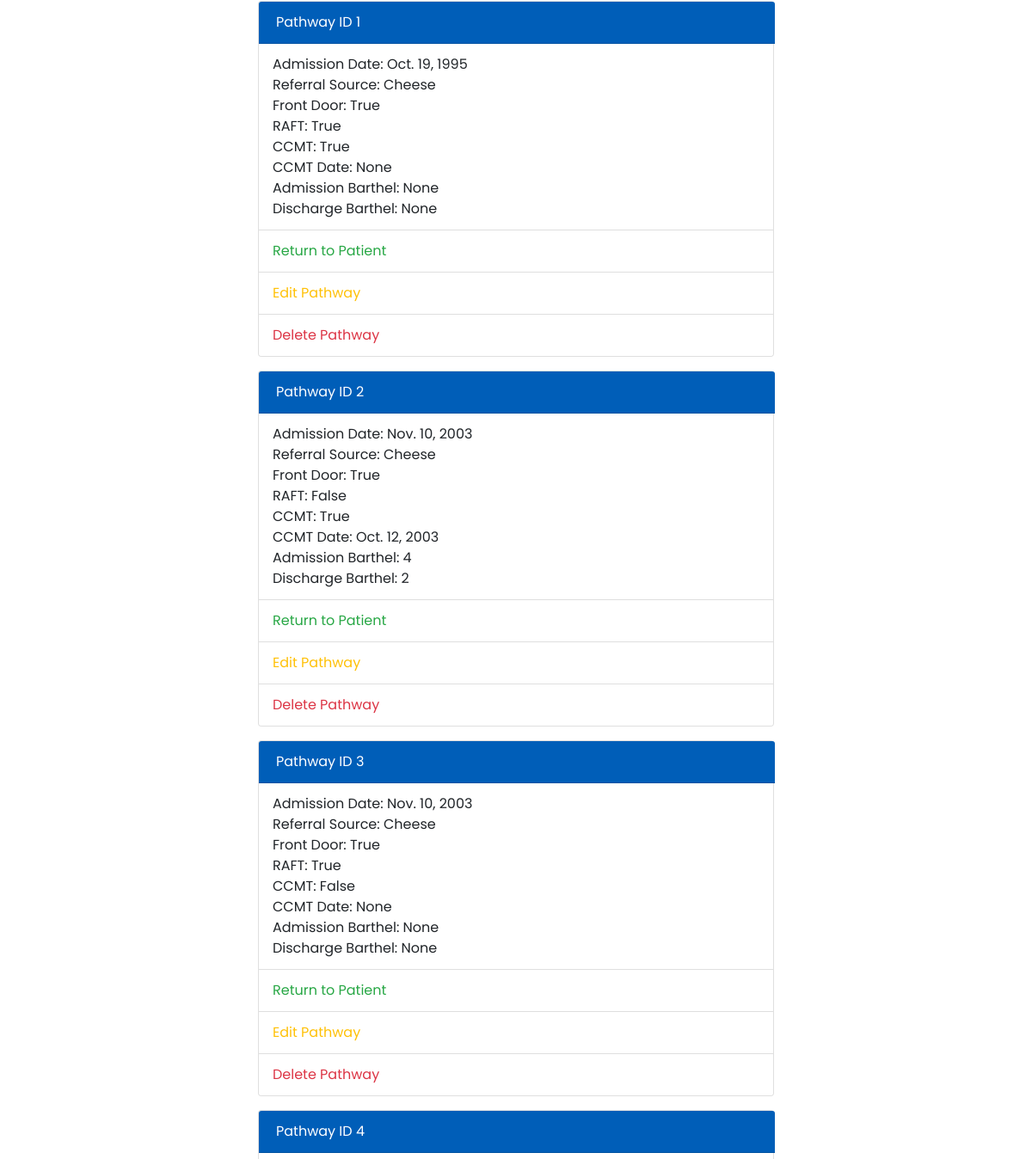
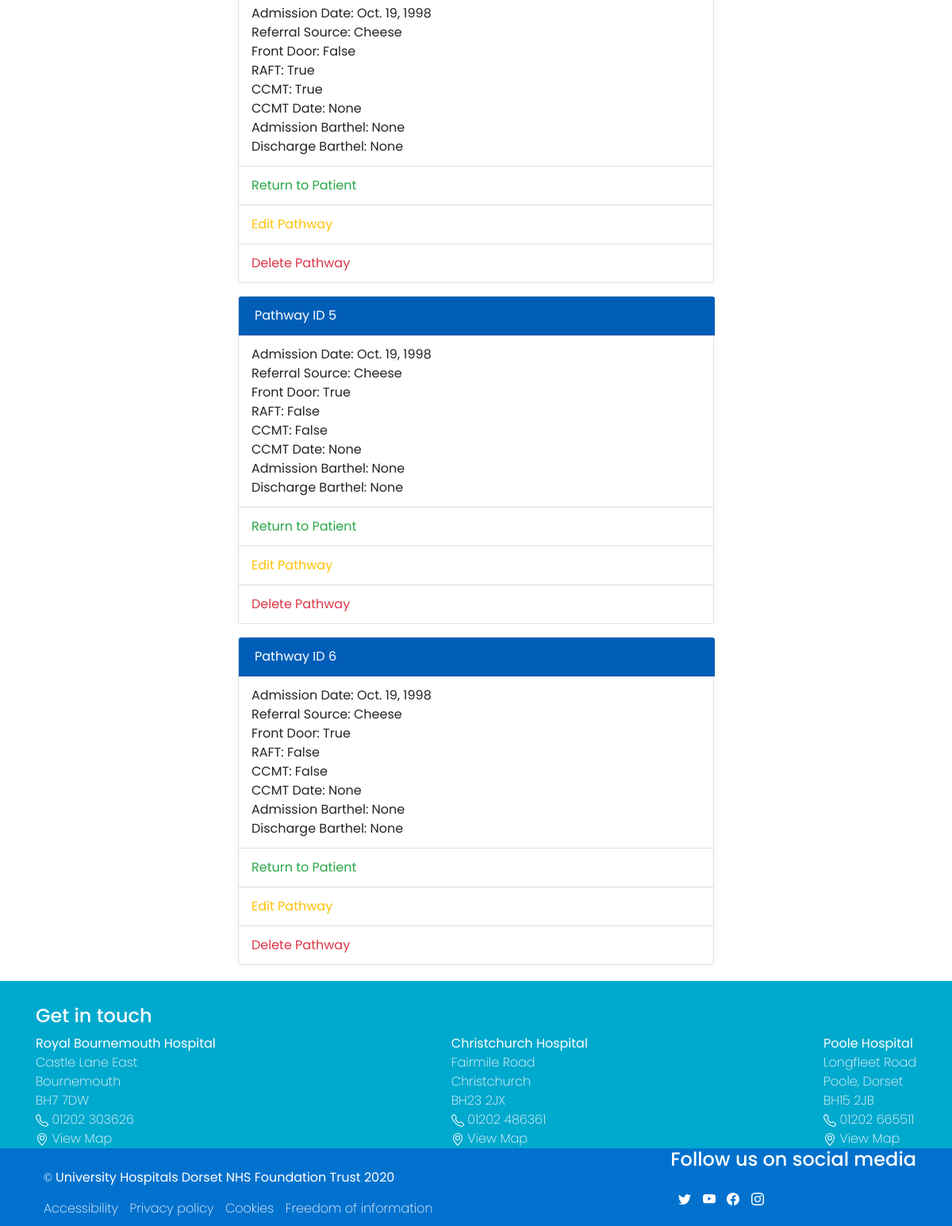
Before: /services/pathways/list/1/ (signed in, lower part) with the older database file (2 pictures, top to bottom).
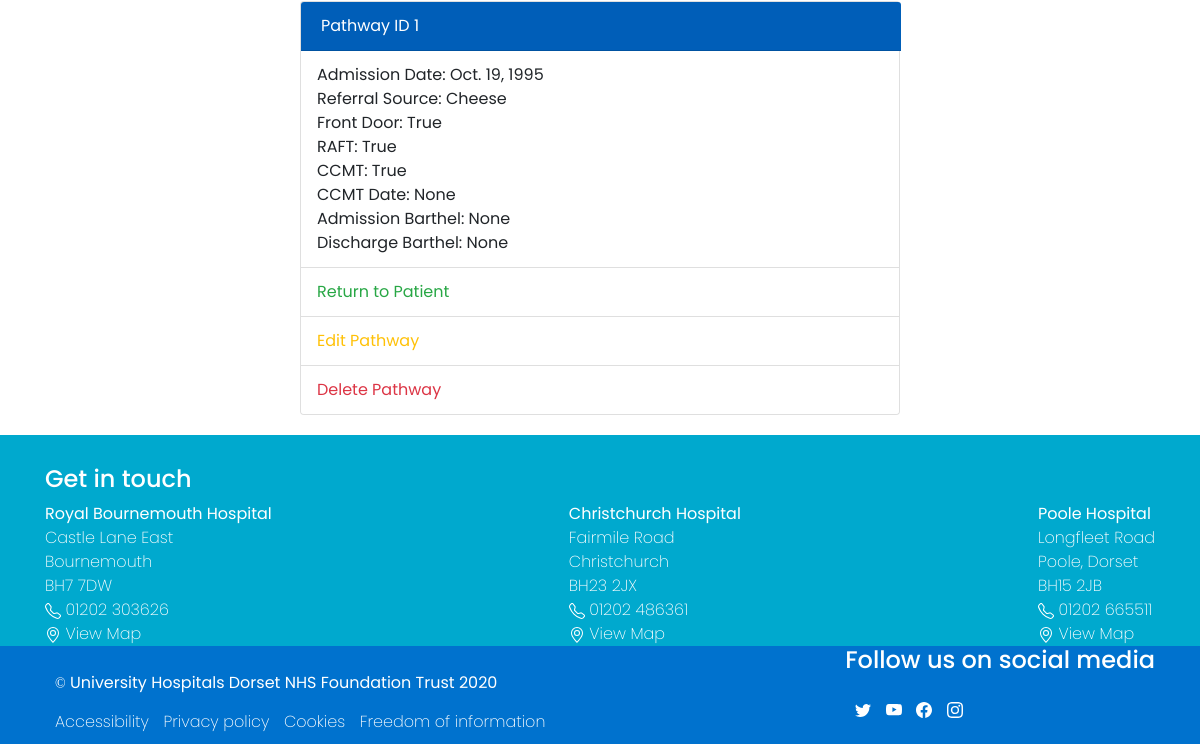
After: the same page with the newer database file.
### services/models.py (models this page shows, shortened)
class Pathway(models.Model):
    patient = models.ForeignKey(Patient, on_delete=models.CASCADE)
    admission_date = models.DateField()
    meet_criteria_therapy = RAFT = models.BooleanField(default=False)
    referral_source = models.ForeignKey(ReferralSource, on_delete=models.CASCADE)
    front_door = models.BooleanField(default=False)
    RAFT = models.BooleanField(default=False)
    CCMT = models.BooleanField(default=False)
    CCMT_Date = models.DateField(blank=True, null=True)
    admission_barthel = models.IntegerField(blank=True, null=True)
    discharge_barthel = models.IntegerField(blank=True, null=True)
    created_at = models.DateTimeField(auto_now_add=True)
    updated_at = models.DateTimeField(auto_now=True)

class ReferralSource(models.Model):
    name = models.CharField(max_length=50)
    def __str__(self):
        return self.name

### services/views/pathways.py (the view)
# urls.py: path("pathways/list/<int:id>/", views.pathway_list, name="pathway_list"),
@login_required
def pathway_list(request, id):
    patient = Patient.objects.get(id=id)
    pathways = Pathway.objects.filter(patient=patient).order_by('-created_at')
    return render(request, "services/pathways/list.html", {"pathways":pathways, "patient": patient})

### OPAL/models.py (called while the page is built)
    def __str__(self):
        return f"{self.first_name} {self.surname}: {self.hospital_number}"

    def get_absolute_url(self):
        return reverse('OPAL:patient_single', args=[str(self.id)])

### templates/services/pathways/list.html (shortened to what this page needs)
{% extends 'base.html' %}
{% block content %}
<div class="container d-flex justify-content-center">
    <div>
        {% for pathway in pathways %}
        <div class="card font-weight-normal mt-3">
            <div class="card-header nhs-blue-text">
                Pathway ID {{ pathway.id }}
            </div>
            <ul class="list-group list-group-flush">
            <li class="list-group-item pl-3">
                Admission Date: {{ pathway.admission_date }}<br>
                Referral Source: {{ pathway.referral_source }}<br>
                Front Door: {{ pathway.front_door }}<br>
                RAFT: {{ pathway.RAFT }}<br>
                CCMT: {{ pathway.CCMT }}<br>
                CCMT Date: {{ pathway.CCMT_Date }}<br>
                Admission Barthel: {{ pathway.admission_barthel }}<br>
                Discharge Barthel: {{ pathway.discharge_barthel }}<br>
            </li>
            <a class="list-group-item pl-3 btn btn-outline-success text-left" href="{{ patient.get_absolute_url }}">Return to Patient</a>
            {% if request.user.is_staff %}
            <a class="list-group-item pl-3 btn btn-outline-warning text-left" href="{% url 'services:pathway_edit' id=pathway.id %}">Edit Pathway</a>
            <form action= "{% url 'services:pathway_delete' id=pathway.id %}" method="DELETE">
                <button style="width:100%;" type="submit" class="list-group-item pl-3 btn btn-outline-danger text-left">Delete Pathway</button>
            </form>
            {% endif %}
            </ul>
        </div>
        {% endfor %}
    </div>
</div>
{% endblock %}

Changed rows visible on the page:
removed Pathway: id "2", admission_date "Nov. 10, 2003", referral_source "Cheese", front_door "True", RAFT "False", CCMT "True", CCMT_Date "Oct. 12, 2003", admission_barthel "4", discharge_barthel "2"
removed Pathway: id "3", admission_date "Nov. 10, 2003", referral_source "Cheese", front_door "True", RAFT "True", CCMT "False", CCMT_Date "None", admission_barthel "None", discharge_barthel "None"
removed Pathway: id "4", admission_date "Oct. 19, 1998", referral_source "Cheese", front_door "False", RAFT "True", CCMT "True", CCMT_Date "None", admission_barthel "None", discharge_barthel "None"
removed Pathway: id "5", admission_date "Oct. 19, 1998", referral_source "Cheese", front_door "True", RAFT "False", CCMT "False", CCMT_Date "None", admission_barthel "None", discharge_barthel "None"
removed Pathway: id "6", admission_date "Oct. 19, 1998", referral_source "Cheese", front_door "True", RAFT "False", CCMT "False", CCMT_Date "None", admission_barthel "None", discharge_barthel "None"
